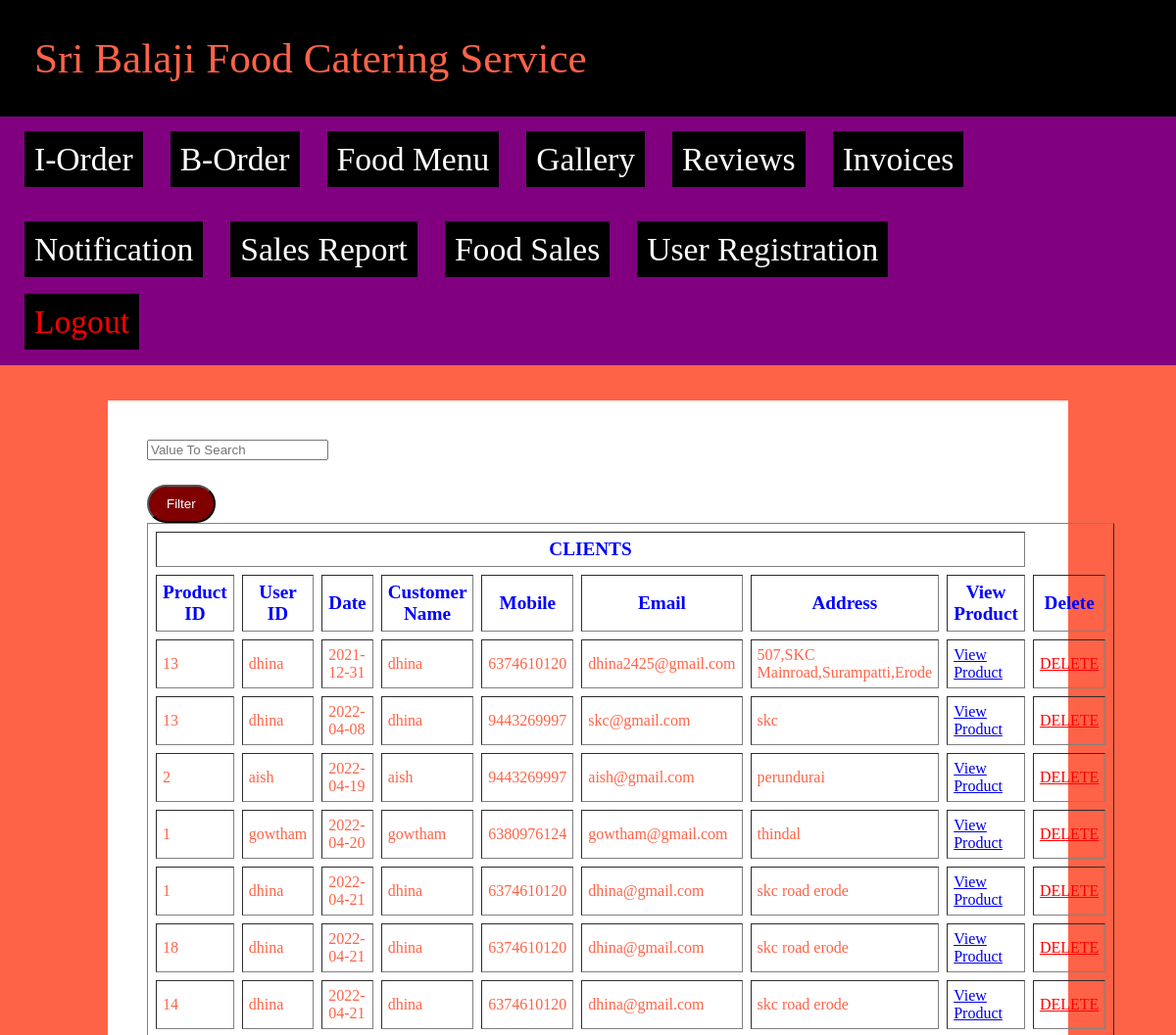
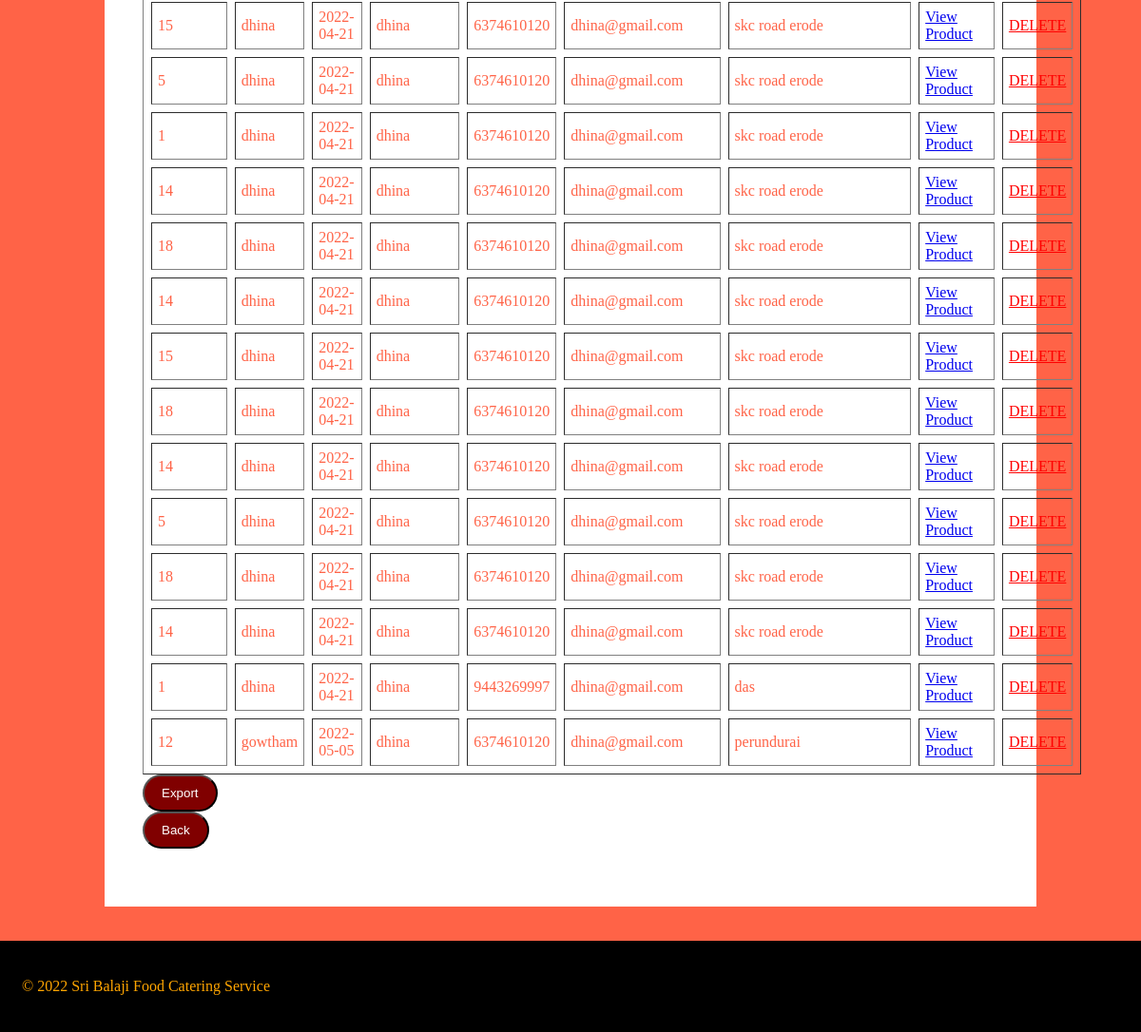
The page /admin/after_login.php on the database its author committed (2 pictures, top to bottom).
### tables this page shows
CREATE TABLE IF NOT EXISTS `checkout` (
  `id` bigint(12) NOT NULL AUTO_INCREMENT,
  `p_id` bigint(12) NOT NULL,
  `u_id` varchar(50) NOT NULL,
  `edate` varchar(10) NOT NULL,
  `name` varchar(25) NOT NULL,
  `mobile` bigint(10) NOT NULL,
  `email` varchar(30) NOT NULL,
  `location` text NOT NULL,
  `transactionid` varchar(15) NOT NULL,
  PRIMARY KEY (`id`)
);

### admin/after_login.php (the view, shortened to what this page needs)
<?php include "header.php"; ?>
<div class="content">
	<?php include  "connect.php"; ?>
	<table border=1 cellpadding="6" cellspacing="8">
	<form action="data-filter.php" method="post">
	<div class="input-group">
    <input type="text" name="valueToSearch" placeholder="Value To Search"></div><br>
    <div class="input-group"> <input class="button" type="submit" name="search" value="Filter"></div>
		<tr>
			 <th colspan="8">CLIENTS</th>
		</tr>
		<tr>
			<th>Product ID</th>
			<th>User ID</th>
			<th>Date</th>
			<th>Customer Name</th>
			<th>Mobile</th>
			<th>Email</th>
			<th>Address</th>
			<th>View Product</th>
			<th>Delete</th>
		</tr>
		<?php
		$s = mysqli_query($con,"select * from checkout");
		while($r = mysqli_fetch_array($s))
		{
		?>
		<tr>
			<td><?php echo $r['p_id']; ?></td>
			<td><?php echo $r['u_id']; ?></td>
			<td><?php echo $r['edate']; ?></td>
			<td><?php echo $r['name']; ?></td>
			<td><?php echo $r['mobile']; ?></td>
			<td><?php echo $r['email']; ?></td>
			<td><?php echo $r['location']; ?></td>
			<td><a href="viewcart.php?pid=<?php echo $r['p_id']; ?>&uid=<?php echo $r['u_id']; ?>">View Product</a></td>
			<td><a href="delorder.php?a=<?php echo $r['id']; ?>" class="del">DELETE</a></td>
		<?php
		}
		?>
	</table>
	<div class="input-group">
                                <form method="post" action="export.php">
     <input type="submit" name="export" class="button" value="Export" /></form></div>
     <form action="after-login.php" method="post">    <div class="input-group">  <input type="submit" class="button" value="Back"></div>
 </form>
	</div>
<?php include "footer.php"; ?>

### admin/header.php (shortened to what this page needs)
<link rel="stylesheet" type="text/css" href="style2.css">
<div class="h">Sri Balaji Food Catering Service</div>
<div class="mbg">
	<a href="after_login.php" class="menu">I-Order</a> &nbsp;&nbsp;&nbsp;&nbsp;&nbsp;
	<a href="border_list.php" class="menu">B-Order</a> &nbsp;&nbsp;&nbsp;&nbsp;&nbsp;
	<a href="food.php" class="menu">Food Menu</a> &nbsp;&nbsp;&nbsp;&nbsp;&nbsp;
	<a href="gallery.php" class="menu">Gallery</a> &nbsp;&nbsp;&nbsp;&nbsp;&nbsp;
	<a href="review.php" class="menu">Reviews</a> &nbsp;&nbsp;&nbsp;&nbsp;&nbsp;
	<div class="dropdown">
  <a onclick="myFunction()" class="menu">Invoices</a>&nbsp;&nbsp;&nbsp;&nbsp;&nbsp;<br><br>
</div>
 &nbsp;&nbsp;&nbsp;&nbsp;&nbsp;<br><br><br>
	<a href="notification.php" class="menu">Notification</a> &nbsp;&nbsp;&nbsp;&nbsp;&nbsp;
  <a href="sales_report.php" class="menu">Sales Report</a> &nbsp;&nbsp;&nbsp;&nbsp;&nbsp;
  <a href="foodsales.php" class="menu">Food Sales</a> &nbsp;&nbsp;&nbsp;&nbsp;&nbsp;
	<a href="user.php" class="menu">User Registration</a> &nbsp;&nbsp;&nbsp;&nbsp;&nbsp;<br><br><br>
	<a href="logout.php" class="menu" style="color: red;">Logout</a> &nbsp;&nbsp;&nbsp;&nbsp;&nbsp;
</div>

### admin/footer.php (shortened to what this page needs)
<div class="footer"><p class="company-name"> &copy; 2022 Sri Balaji Food Catering Service</div>

### admin/style2.css (style rules this page uses)
.h { color: tomato; background-color: black; font-size: 2.7em; padding: 14px; padding: 35px; }
.mbg { background-color: purple; padding: 25px; }
.menu { color: white; background-color: black; font-family: Century Gothic; font-size:2.1em; padding: 10px; text-decoration: none; }
.content { background-color: white; font-size:21px; width: 75%; margin: 0 auto; padding: 40px; }
.footer { color: orange; background-color: black; font-family: Calibri; padding: 23px; }
.del { color: red; }
tr { color: tomato; }
th { color: blue; font-size: 1.2em; }

### admin/header.php (style rules this page uses)
.dropdown { position: relative; display: inline-table; }

### admin/after_login.php (style rules this page uses)
.button { display: inline-block; color:white; background-color: maroon; border-radius: 20px; padding: 10px 18px; transition: 300ms; }

### rows shown on the page
checkout: p "13", u "dhina", edate "2021-12-31", name "dhina", mobile "6374610120", email "dhina2425@gmail.com", location "507,SKC Mainroad,Surampatti,Erode"
checkout: p "13", u "dhina", edate "2022-04-08", name "dhina", mobile "9443269997", email "skc@gmail.com", location "skc"
checkout: p "2", u "aish", edate "2022-04-19", name "aish", mobile "9443269997", email "aish@gmail.com", location "perundurai"
checkout: p "1", u "gowtham", edate "2022-04-20", name "gowtham", mobile "6380976124", email "gowtham@gmail.com", location "thindal"
checkout: p "1", u "dhina", edate "2022-04-21", name "dhina", mobile "6374610120", email "dhina@gmail.com", location "skc road erode"
checkout: p "18", u "dhina", edate "2022-04-21", name "dhina", mobile "6374610120", email "dhina@gmail.com", location "skc road erode"
checkout: p "14", u "dhina", edate "2022-04-21", name "dhina", mobile "6374610120", email "dhina@gmail.com", location "skc road erode"
checkout: p "15", u "dhina", edate "2022-04-21", name "dhina", mobile "6374610120", email "dhina@gmail.com", location "skc road erode"
checkout: p "5", u "dhina", edate "2022-04-21", name "dhina", mobile "6374610120", email "dhina@gmail.com", location "skc road erode"
checkout: p "1", u "dhina", edate "2022-04-21", name "dhina", mobile "6374610120", email "dhina@gmail.com", location "skc road erode"
checkout: p "14", u "dhina", edate "2022-04-21", name "dhina", mobile "6374610120", email "dhina@gmail.com", location "skc road erode"
checkout: p "18", u "dhina", edate "2022-04-21", name "dhina", mobile "6374610120", email "dhina@gmail.com", location "skc road erode"
checkout: p "14", u "dhina", edate "2022-04-21", name "dhina", mobile "6374610120", email "dhina@gmail.com", location "skc road erode"
checkout: p "15", u "dhina", edate "2022-04-21", name "dhina", mobile "6374610120", email "dhina@gmail.com", location "skc road erode"
checkout: p "18", u "dhina", edate "2022-04-21", name "dhina", mobile "6374610120", email "dhina@gmail.com", location "skc road erode"
checkout: p "14", u "dhina", edate "2022-04-21", name "dhina", mobile "6374610120", email "dhina@gmail.com", location "skc road erode"
checkout: p "5", u "dhina", edate "2022-04-21", name "dhina", mobile "6374610120", email "dhina@gmail.com", location "skc road erode"
checkout: p "18", u "dhina", edate "2022-04-21", name "dhina", mobile "6374610120", email "dhina@gmail.com", location "skc road erode"
checkout: p "14", u "dhina", edate "2022-04-21", name "dhina", mobile "6374610120", email "dhina@gmail.com", location "skc road erode"
checkout: p "1", u "dhina", edate "2022-04-21", name "dhina", mobile "9443269997", email "dhina@gmail.com", location "das"
checkout: p "12", u "gowtham", edate "2022-05-05", name "dhina", mobile "6374610120", email "dhina@gmail.com", location "perundurai"
